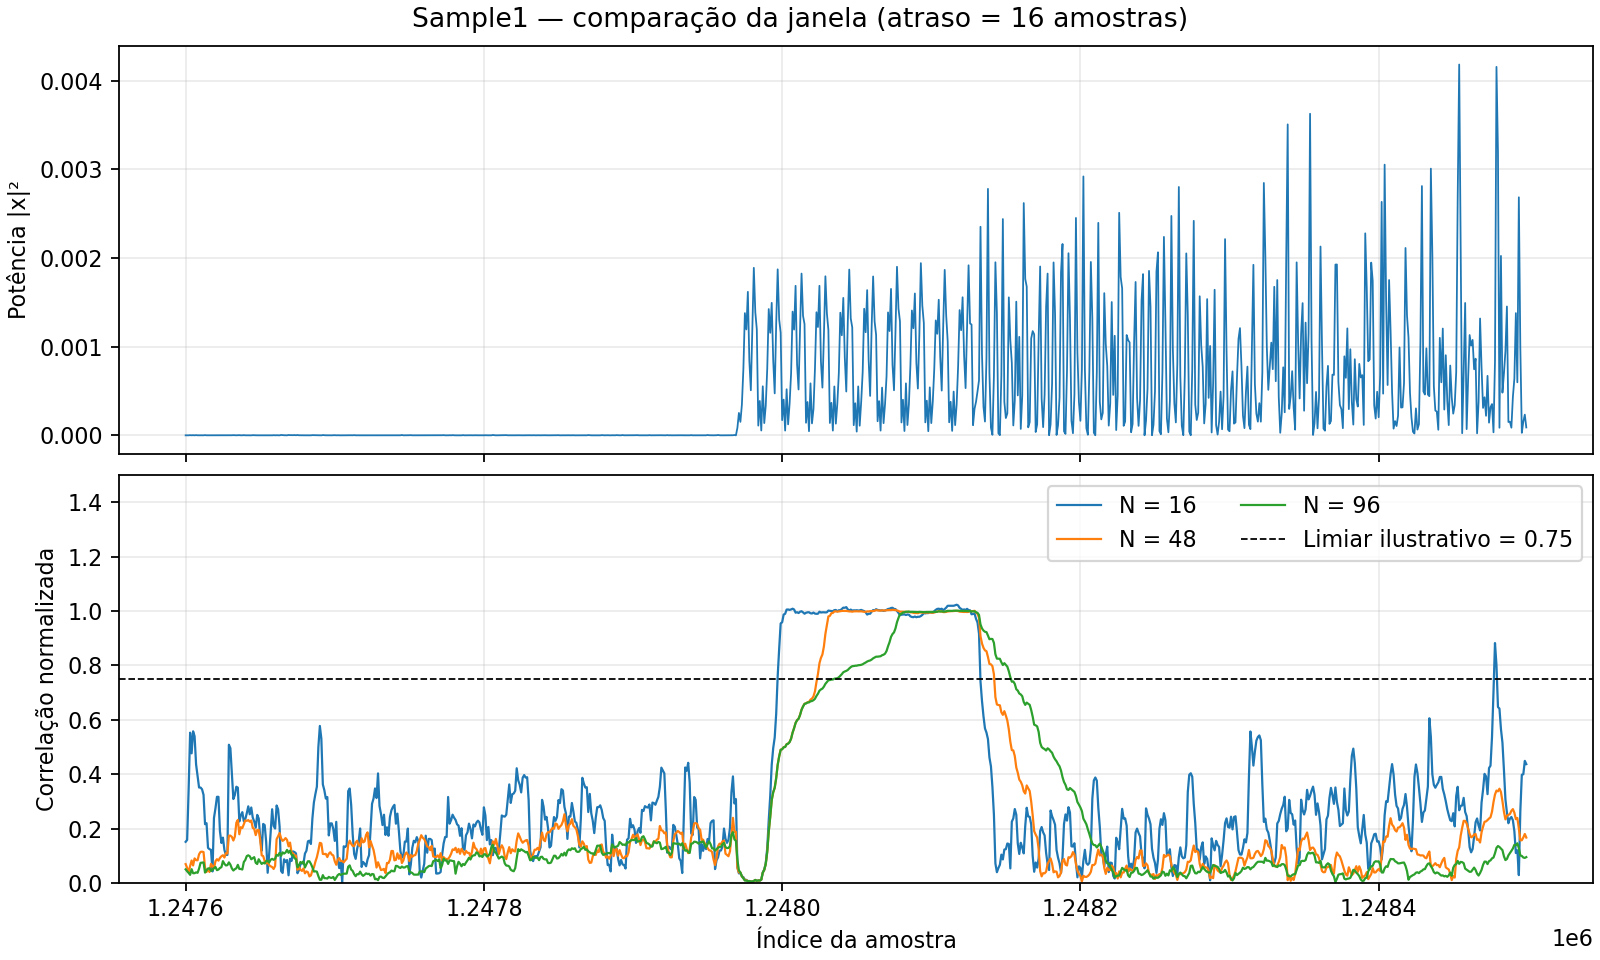

Reproduce this figure in Python.
"""Compare correlation window lengths for a short section of Sample1.

Example: python experiments/compare_windows.py recordings/Sample1_20MHz_Channel36.bin
The input is interpreted as interleaved little-endian float32 I/Q (complex64).
"""
import argparse
from pathlib import Path

import matplotlib.pyplot as plt
import numpy as np

DELAY = 16
WINDOWS = (16, 48, 96)
START, STOP = 1_247_600, 1_248_500  # sample indices, stop excluded
THRESHOLD = 0.75
EPSILON = 1e-8
FS = 20e6


def metric(x, window):
    """Causal |sum(x[n] * conj(x[n-16]))| / (sum(|x[n]|^2) + eps)."""
    products = x[DELAY:] * np.conj(x[:-DELAY])
    power = np.abs(x[DELAY:]) ** 2
    corr_sum = np.r_[0j, np.cumsum(products, dtype=np.complex128)]
    power_sum = np.r_[0., np.cumsum(power, dtype=np.float64)]
    return np.abs(corr_sum[window:] - corr_sum[:-window]) / (
        power_sum[window:] - power_sum[:-window] + EPSILON
    )


def longest_run(mask):
    edges = np.diff(np.r_[0, mask.astype(np.int8), 0])
    starts, ends = np.flatnonzero(edges == 1), np.flatnonzero(edges == -1)
    if not len(starts):
        return 0, None, None
    i = np.argmax(ends - starts)
    return int(ends[i] - starts[i]), int(starts[i]), int(ends[i])


def main():
    parser = argparse.ArgumentParser()
    parser.add_argument('recording', type=Path)
    parser.add_argument('--output', type=Path, default=Path('experiments/compare_windows.png'))
    args = parser.parse_args()
    origin = START - DELAY - max(WINDOWS) + 1
    with args.recording.open('rb') as recording:
        recording.seek(origin * 8)
        x = np.fromfile(recording, dtype='<c8', count=STOP - origin)
    if len(x) != STOP - origin:
        raise ValueError('Recording too short for selected interval')
    indices = np.arange(START, STOP)
    fig, (ax_power, ax_metric) = plt.subplots(2, 1, sharex=True, figsize=(10, 6), constrained_layout=True)
    ax_power.plot(indices, np.abs(x[START-origin:STOP-origin]) ** 2, lw=0.8)
    ax_power.set_ylabel('Potência |x|²')
    ax_power.grid(alpha=.25)
    for n in WINDOWS:
        all_values = metric(x, n)
        first_index = origin + DELAY + n - 1
        values = all_values[START-first_index:STOP-first_index]
        run, begin, end = longest_run(values > THRESHOLD)
        print(f'N={n}: máximo={values.max():.3f}; maior sequência > {THRESHOLD} = {run} amostras'
              + (f' [{START+begin}, {START+end})' if begin is not None else ''))
        ax_metric.plot(indices, values, label=f'N = {n}', lw=1)
    ax_metric.axhline(THRESHOLD, color='black', ls='--', lw=.8, label=f'Limiar ilustrativo = {THRESHOLD}')
    ax_metric.set(xlabel='Índice da amostra', ylabel='Correlação normalizada', ylim=(0, 1.5))
    ax_metric.grid(alpha=.25)
    ax_metric.legend(loc='upper right', ncol=2)
    fig.suptitle('Sample1 — comparação da janela (atraso = 16 amostras)')
    args.output.parent.mkdir(parents=True, exist_ok=True)
    fig.savefig(args.output, dpi=160)
    print(f'Intervalo: [{START}, {STOP}), {len(indices)/FS*1e6:.1f} µs a 20 MHz')
    print(f'Gráfico: {args.output}')


if __name__ == '__main__':
    main()
